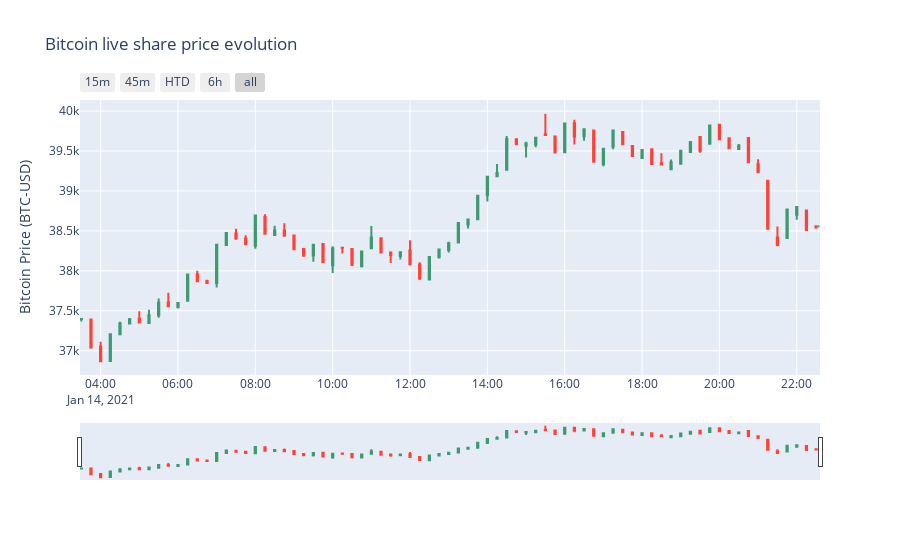

The notebook cell saved with this chart:
### Code cell
#declare figure
fig = go.Figure()

#Candlestick
fig.add_trace(go.Candlestick(x=data.index,
                open=data['Open'],
                high=data['High'],
                low=data['Low'],
                close=data['Close'], name = 'market data'))

# Add titles
fig.update_layout(
    title='Bitcoin live share price evolution',
    yaxis_title='Bitcoin Price (BTC-USD)')

# X-Axes
fig.update_xaxes(
    rangeslider_visible=True,
    rangeselector=dict(
        buttons=list([
            dict(count=15, label="15m", step="minute", stepmode="backward"),
            dict(count=45, label="45m", step="minute", stepmode="backward"),
            dict(count=1, label="HTD", step="hour", stepmode="todate"),
            dict(count=6, label="6h", step="hour", stepmode="backward"),
            dict(step="all")
        ])
    )
)

#Show
fig.show()
